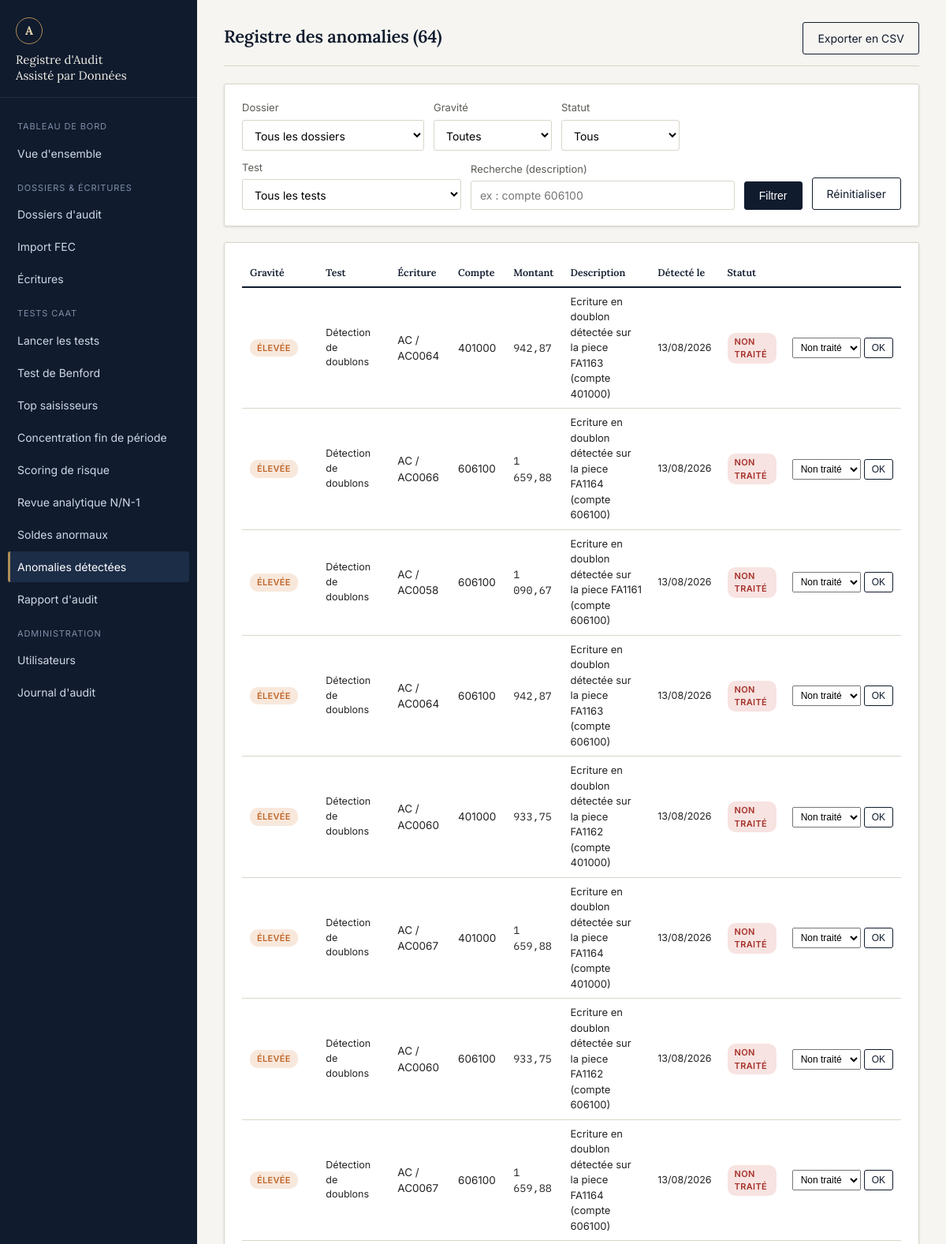
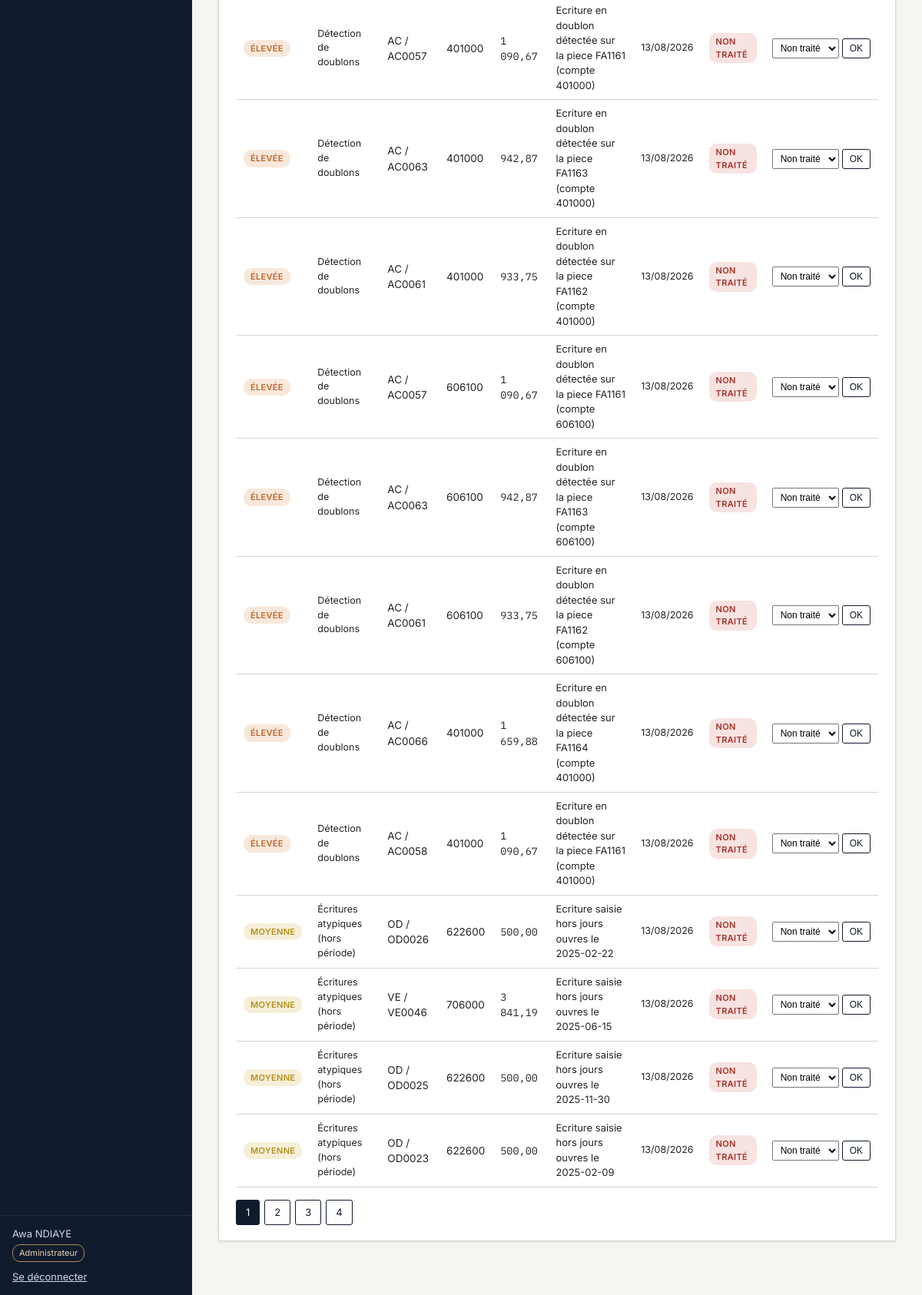
The app's page /modules/anomalies/liste.php (signed in) with its own data (2 pictures, top to bottom).
### tables this page shows
CREATE TABLE anomalies (
    id                INT AUTO_INCREMENT PRIMARY KEY,
    dossier_id        INT NOT NULL,
    ecriture_id       BIGINT,
    type_test_id      INT NOT NULL,
    gravite           ENUM('faible','moyenne','elevee','critique') NOT NULL DEFAULT 'moyenne',
    description       VARCHAR(500) NOT NULL,
    date_detection    DATETIME NOT NULL DEFAULT CURRENT_TIMESTAMP,
    statut_traitement ENUM('non_traite','en_cours','traite','ecarte') NOT NULL DEFAULT 'non_traite',
    traite_par        INT,
    date_traitement   DATETIME,
    commentaire       VARCHAR(500),
    CONSTRAINT fk_anomalies_dossier FOREIGN KEY (dossier_id) REFERENCES dossiers_audit(id)
        ON UPDATE CASCADE ON DELETE CASCADE,
    CONSTRAINT fk_anomalies_ecriture FOREIGN KEY (ecriture_id) REFERENCES ecritures(id)
        ON UPDATE CASCADE ON DELETE SET NULL,
    CONSTRAINT fk_anomalies_test FOREIGN KEY (type_test_id) REFERENCES types_tests(id)
        ON UPDATE CASCADE ON DELETE RESTRICT,
    CONSTRAINT fk_anomalies_traite_par FOREIGN KEY (traite_par) REFERENCES utilisateurs(id)
        ON UPDATE CASCADE ON DELETE SET NULL,
    INDEX idx_anomalies_gravite (gravite),
    INDEX idx_anomalies_statut (statut_traitement)
);

CREATE TABLE types_tests (
    id             INT AUTO_INCREMENT PRIMARY KEY,
    code           VARCHAR(40) NOT NULL UNIQUE,      
    libelle        VARCHAR(150) NOT NULL,
    description    VARCHAR(500),
    gravite_defaut ENUM('faible','moyenne','elevee','critique') NOT NULL DEFAULT 'moyenne',
    actif          TINYINT(1) NOT NULL DEFAULT 1
);

CREATE TABLE ecritures (
    id              BIGINT AUTO_INCREMENT PRIMARY KEY,
    fec_id          INT NOT NULL,
    journal_code    VARCHAR(10) NOT NULL,
    journal_lib     VARCHAR(100),
    ecriture_num    VARCHAR(30) NOT NULL,
    ecriture_date   DATE NOT NULL,
    compte_num      VARCHAR(20) NOT NULL,
    compte_lib      VARCHAR(150),
    comp_aux_num    VARCHAR(20),
    comp_aux_lib    VARCHAR(150),
    piece_ref       VARCHAR(50),
    piece_date      DATE,
    ecriture_lib    VARCHAR(255),
    debit           DECIMAL(15,2) NOT NULL DEFAULT 0,
    credit          DECIMAL(15,2) NOT NULL DEFAULT 0,
    lettrage        VARCHAR(20),
    date_lettrage   DATE,
    valid_date      DATE,
    montant_devise  DECIMAL(15,2),
    idevise         VARCHAR(10),
    saisi_par       VARCHAR(50),
    date_saisie     DATETIME,
    CONSTRAINT fk_ecritures_fec FOREIGN KEY (fec_id) REFERENCES fichiers_fec(id)
        ON UPDATE CASCADE ON DELETE CASCADE,
    INDEX idx_ecritures_compte (compte_num),
    INDEX idx_ecritures_date (ecriture_date),
    INDEX idx_ecritures_piece (piece_ref),
    INDEX idx_ecritures_journal_num (journal_code, ecriture_num),
    INDEX idx_ecritures_saisi_par (saisi_par)
);

### includes/auth.php (called while the page is built, shortened)
<?php
function utilisateurCourant(): ?array
{
    return $_SESSION['utilisateur'] ?? null;
}

### modules/anomalies/liste.php (the view, shortened to what this page needs)
<?php
require_once __DIR__ . '/../../includes/auth.php';
$pdo = Database::getConnexion();
$fRecherche = trim((string) ($_GET['q'] ?? ''));
$conditions = [];
$params = [];
$where = $conditions ? ('WHERE ' . implode(' AND ', $conditions)) : '';
$parPage = 20;
$page = max(1, filter_input(INPUT_GET, 'page', FILTER_VALIDATE_INT) ?: 1);
$offset = ($page - 1) * $parPage;
$stmtTotal = $pdo->prepare("SELECT COUNT(*) FROM anomalies a $where");
$stmtTotal->execute($params);
$total = (int) $stmtTotal->fetchColumn();
$totalPages = max(1, (int) ceil($total / $parPage));
$sql = "SELECT a.id, a.gravite, a.description, a.date_detection, a.statut_traitement,
               tt.libelle AS test_libelle, tt.code AS test_code,
               e.ecriture_num, e.journal_code, e.compte_num, e.ecriture_date, e.debit, e.credit,
               d.nom_client, d.exercice
        FROM anomalies a
        JOIN types_tests tt ON tt.id = a.type_test_id
        JOIN dossiers_audit d ON d.id = a.dossier_id
        LEFT JOIN ecritures e ON e.id = a.ecriture_id
        $where
        ORDER BY FIELD(a.gravite,'critique','elevee','moyenne','faible'), a.date_detection DESC
        LIMIT :limite OFFSET :offset";
$stmt = $pdo->prepare($sql);
$stmt->bindValue('limite', $parPage, PDO::PARAM_INT);
$stmt->bindValue('offset', $offset, PDO::PARAM_INT);
$stmt->execute();
$anomalies = $stmt->fetchAll();
function construireUrlPage(int $p): string
{
    $params = $_GET;
    $params['page'] = $p;
    return '?' . http_build_query($params);
}
$libellesGravite = ['critique' => 'Critique', 'elevee' => 'Élevée', 'moyenne' => 'Moyenne', 'faible' => 'Faible'];
$libellesStatut  = ['non_traite' => 'Non traité', 'en_cours' => 'En cours', 'traite' => 'Traité', 'ecarte' => 'Écarté'];
$pageActive = 'anomalies';
require __DIR__ . '/../../includes/header.php';
?>
<div class="app-shell">
  <?php require __DIR__ . '/../../includes/sidebar.php'; ?>
  <div class="contenu">
    <div class="topbar">
      <h1 style="margin:0;font-size:22px;">Registre des anomalies (<?= $total ?>)</h1>
      <a class="btn btn-secondaire" href="export_csv.php?<?= http_build_query($_GET) ?>">Exporter en CSV</a>
    </div>
    <div class="carte">
      <form method="get" action="" style="display:flex;flex-wrap:wrap;gap:12px;align-items:flex-end;">
        <div class="champ" style="min-width:200px;margin-bottom:0;">
          <label for="dossier_id">Dossier</label>
          <select name="dossier_id" id="dossier_id">
            <option value="">Tous les dossiers</option>
          </select>
        </div>
        <div class="champ" style="min-width:150px;margin-bottom:0;">
          <label for="gravite">Gravité</label>
          <select name="gravite" id="gravite">
            <option value="">Toutes</option>
          </select>
        </div>
        <div class="champ" style="min-width:150px;margin-bottom:0;">
          <label for="statut">Statut</label>
          <select name="statut" id="statut">
            <option value="">Tous</option>
          </select>
        </div>
        <div class="champ" style="min-width:200px;margin-bottom:0;">
          <label for="type_test_id">Test</label>
          <select name="type_test_id" id="type_test_id">
            <option value="">Tous les tests</option>
          </select>
        </div>
        <div class="champ" style="flex:1;min-width:200px;margin-bottom:0;">
          <label for="q">Recherche (description)</label>
          <input type="text" name="q" id="q" value="<?= htmlspecialchars($fRecherche, ENT_QUOTES, 'UTF-8') ?>" placeholder="ex : compte 606100">
        </div>
        <button type="submit" class="btn">Filtrer</button>
        <a href="?" class="btn btn-secondaire">Réinitialiser</a>
      </form>
    </div>
    <div class="carte">
      <table class="table-audit">
        <thead>
          <tr>
            <th>Gravité</th><th>Test</th><th>Écriture</th><th>Compte</th><th>Montant</th>
            <th>Description</th><th>Détecté le</th><th>Statut</th><th></th>
          </tr>
        </thead>
        <tbody>
          <?php foreach ($anomalies as $a): ?>
            <tr>
              <td><span class="badge badge-<?= $a['gravite'] ?>"><?= $libellesGravite[$a['gravite']] ?></span></td>
              <td style="font-size:12.5px;"><?= htmlspecialchars($a['test_libelle'], ENT_QUOTES, 'UTF-8') ?></td>
              <td><?= $a['ecriture_num'] ? htmlspecialchars($a['journal_code'] . ' / ' . $a['ecriture_num'], ENT_QUOTES, 'UTF-8') : '—' ?></td>
              <td><?= htmlspecialchars($a['compte_num'] ?? '—', ENT_QUOTES, 'UTF-8') ?></td>
              <td class="montant"><?= $a['debit'] !== null ? number_format((float) max($a['debit'], $a['credit']), 2, ',', ' ') : '—' ?></td>
              <td style="max-width:320px;font-size:13px;"><?= htmlspecialchars($a['description'], ENT_QUOTES, 'UTF-8') ?></td>
              <td style="font-size:12.5px;white-space:nowrap;"><?= date('d/m/Y', strtotime($a['date_detection'])) ?></td>
              <td>
                <?php
                  $classeStatut = ['non_traite' => 'badge-critique', 'en_cours' => 'badge-moyenne', 'traite' => 'badge-ok', 'ecarte' => 'badge-faible'][$a['statut_traitement']];
                ?>
                <span class="badge <?= $classeStatut ?>"><?= $libellesStatut[$a['statut_traitement']] ?></span>
              </td>
              <td>
                <?php if (in_array($role, ['ADMIN', 'AVANCE'], true)): ?>
                  <form method="post" action="maj_statut.php" style="display:flex;gap:4px;">
                    <select name="nouveau_statut" style="padding:4px 6px;font-size:12px;">
                      <?php foreach ($libellesStatut as $val => $lib): ?>
                        <option value="<?= $val ?>" <?= $a['statut_traitement'] === $val ? 'selected' : '' ?>><?= $lib ?></option>
                      <?php endforeach; ?>
                    </select>
                    <button type="submit" class="btn btn-secondaire" style="padding:4px 9px;font-size:12px;">OK</button>
                  </form>
                <?php endif; ?>
              </td>
            </tr>
          <?php endforeach; ?>
        </tbody>
      </table>
      <?php if ($totalPages > 1): ?>
        <div style="display:flex;gap:6px;margin-top:16px;flex-wrap:wrap;">
          <?php for ($p = 1; $p <= $totalPages; $p++): ?>
            <a href="<?= construireUrlPage($p) ?>" class="btn <?= $p === $page ? '' : 'btn-secondaire' ?>" style="padding:6px 12px;font-size:13px;"><?= $p ?></a>
          <?php endfor; ?>
        </div>
      <?php endif; ?>
    </div>
  </div>
</div>
<?php require __DIR__ . '/../../includes/footer.php'; ?>

### includes/header.php (shortened to what this page needs)
<!DOCTYPE html>
<html lang="fr">
<head>
<link rel="stylesheet" href="<?= BASE_URL ?>/assets/css/style.css">
</head>
<body>

### includes/sidebar.php (shortened to what this page needs)
<?php
$u = utilisateurCourant();
$role = $u['role_code'];
function lienNav(string $cle, string $href, string $texte, string $pageActive): void
{
    $classe = ($cle === $pageActive) ? 'lien actif' : 'lien';
    echo '<a class="' . $classe . '" href="' . htmlspecialchars($href, ENT_QUOTES, 'UTF-8') . '">'
        . htmlspecialchars($texte, ENT_QUOTES, 'UTF-8') . '</a>';
}
?>
<div class="sidebar">
  <div class="brand">
    <div class="brand-mark">A</div>
    <div class="brand-titre">Registre d'Audit<br>Assisté par Données</div>
  </div>
  <nav>
    <div class="groupe-titre">Tableau de bord</div>
    <?php lienNav('dashboard', BASE_URL . '/dashboard.php', 'Vue d\'ensemble', $pageActive); ?>
    <div class="groupe-titre">Dossiers &amp; écritures</div>
    <?php if (in_array($role, ['ADMIN', 'AVANCE'], true)): ?>
      <?php lienNav('import', BASE_URL . '/modules/import/import_fec.php', 'Import FEC', $pageActive); ?>
    <?php endif; ?>
    <div class="groupe-titre">Tests CAAT</div>
    <?php if (in_array($role, ['ADMIN', 'AVANCE'], true)): ?>
      <?php lienNav('tests', BASE_URL . '/modules/tests/lancer.php', 'Lancer les tests', $pageActive); ?>
    <?php endif; ?>
    <?php if ($role === 'ADMIN'): ?>
      <div class="groupe-titre">Administration</div>
    <?php endif; ?>
  </nav>
  <div class="pied-utilisateur">
    <div><?= htmlspecialchars($u['prenom'] . ' ' . $u['nom'], ENT_QUOTES, 'UTF-8') ?></div>
    <span class="role-badge"><?= htmlspecialchars($u['role_libelle'], ENT_QUOTES, 'UTF-8') ?></span>
    <div style="margin-top:10px;">
      <a href="<?= BASE_URL ?>/logout.php" style="color:#cfd8e6;font-size:13px;">Se déconnecter</a>
    </div>
  </div>
</div>

### includes/footer.php
</body>
</html>

### assets/css/style.css (style rules this page uses)
:root { --encre-900: #101b2d; --encre-700: #1c2d47; --encre-500: #35507a; --papier: #f6f5f1; --papier-2: #ecebe4; --ligne: #d8d5c9; --texte: #232323; --texte-att: #5c5c56; --or: #b08d57; --or-clair: #e4d3ae; --risque-critique: #a5312a; --risque-elevee: #c0662a; --risque-moyenne: #b3901c; --risque-faible: #5f7a5f; --ok: #3d6b4f; --rayon: 3px; --ombre: 0 1px 3px rgba(16, 27, 45, 0.12); }
* { box-sizing: border-box; }
body { margin: 0; background: var(--papier); color: var(--texte); font-family: 'Inter', system-ui, -apple-system, sans-serif; font-size: 15px; line-height: 1.5; }
h1, h2, h3, .titre-serif { font-family: 'Lora', Georgia, serif; color: var(--encre-900); font-weight: 600; letter-spacing: -0.01em; }
.chiffre, table td.montant, .stat-valeur { font-family: 'IBM Plex Mono', 'Courier New', monospace; font-variant-numeric: tabular-nums; }
a { color: var(--encre-500); }
.app-shell { display: flex; min-height: 100vh; }
.sidebar { width: 250px; background: var(--encre-900); color: #cfd8e6; flex-shrink: 0; padding: 0; display: flex; flex-direction: column; }
.sidebar .brand { padding: 22px 20px 18px; border-bottom: 1px solid rgba(255,255,255,0.08); }
.sidebar .brand-mark { display: inline-flex; align-items: center; justify-content: center; width: 34px; height: 34px; border: 1.5px solid var(--or); border-radius: 50%; color: var(--or-clair); font-family: 'Lora', serif; font-weight: 700; font-size: 15px; margin-bottom: 10px; }
.sidebar .brand-titre { font-family: 'Lora', serif; font-size: 15px; line-height: 1.3; color: #f1efe8; }
.sidebar nav { padding: 14px 10px; flex: 1; overflow-y: auto; }
.sidebar .groupe-titre { font-size: 11px; text-transform: uppercase; letter-spacing: 0.08em; color: #7f8ea8; padding: 14px 12px 6px; }
.sidebar a.lien { display: block; padding: 9px 12px; border-radius: var(--rayon); color: #cfd8e6; text-decoration: none; font-size: 14px; margin-bottom: 2px; }
.sidebar a.lien.actif { background: var(--encre-700); color: #fff; border-left: 3px solid var(--or); padding-left: 9px; }
.sidebar .pied-utilisateur { border-top: 1px solid rgba(255,255,255,0.08); padding: 14px 16px; font-size: 13px; }
.sidebar .pied-utilisateur .role-badge { display: inline-block; margin-top: 4px; font-size: 11px; padding: 2px 8px; border: 1px solid var(--or); color: var(--or-clair); border-radius: 10px; }
.contenu { flex: 1; min-width: 0; padding: 28px 34px 50px; }
.topbar { display: flex; justify-content: space-between; align-items: baseline; margin-bottom: 22px; border-bottom: 1px solid var(--ligne); padding-bottom: 14px; }
.carte { background: #fff; border: 1px solid var(--ligne); border-radius: var(--rayon); box-shadow: var(--ombre); padding: 20px 22px; margin-bottom: 20px; }
.badge { display: inline-block; font-size: 11px; font-weight: 600; padding: 3px 9px; border-radius: 10px; text-transform: uppercase; letter-spacing: 0.03em; }
.badge-critique { background: #f7e3e1; color: var(--risque-critique); }
.badge-elevee { background: #f8e8dc; color: var(--risque-elevee); }
.badge-moyenne { background: #f6efd8; color: var(--risque-moyenne); }
table.table-audit { width: 100%; border-collapse: collapse; font-size: 13.5px; }
table.table-audit th { text-align: left; font-family: 'Lora', serif; font-weight: 600; font-size: 12.5px; color: var(--encre-900); border-bottom: 2px solid var(--encre-900); padding: 8px 10px; }
table.table-audit td { padding: 8px 10px; border-bottom: 1px solid var(--ligne); }
.btn { display: inline-block; padding: 9px 18px; border-radius: var(--rayon); border: 1px solid var(--encre-900); background: var(--encre-900); color: #fff; font-size: 14px; cursor: pointer; text-decoration: none; }
.btn-secondaire { background: transparent; color: var(--encre-900); }
.champ { margin-bottom: 16px; }
.champ label { display: block; font-size: 13px; color: var(--texte-att); margin-bottom: 5px; }
.champ input, .champ select { width: 100%; padding: 9px 11px; border: 1px solid var(--ligne); border-radius: var(--rayon); font-size: 14px; font-family: inherit; background: #fff; }

### records on screen
anomalies: gravite "ÉLEVÉE", type_test.libelle "Détection de doublons", ecriture.ecriture_num "AC / AC0064", ecriture.compte_num "401000", ecriture.credit "942,87", description "Ecriture en doublon détectée sur la piece FA1163 (compte 401000)", date_detection "13/08/2026", statut_traitement "NON TRAITÉ", nouveau_statut "Non traité"
anomalies: gravite "ÉLEVÉE", type_test.libelle "Détection de doublons", ecriture.ecriture_num "AC / AC0066", ecriture.compte_num "606100", ecriture.credit "1 659,88", description "Ecriture en doublon détectée sur la piece FA1164 (compte 606100)", date_detection "13/08/2026", statut_traitement "NON TRAITÉ", nouveau_statut "Non traité"
anomalies: gravite "ÉLEVÉE", type_test.libelle "Détection de doublons", ecriture.ecriture_num "AC / AC0058", ecriture.compte_num "606100", ecriture.credit "1 090,67", description "Ecriture en doublon détectée sur la piece FA1161 (compte 606100)", date_detection "13/08/2026", statut_traitement "NON TRAITÉ", nouveau_statut "Non traité"
anomalies: gravite "ÉLEVÉE", type_test.libelle "Détection de doublons", ecriture.ecriture_num "AC / AC0064", ecriture.compte_num "606100", ecriture.credit "942,87", description "Ecriture en doublon détectée sur la piece FA1163 (compte 606100)", date_detection "13/08/2026", statut_traitement "NON TRAITÉ", nouveau_statut "Non traité"
anomalies: gravite "ÉLEVÉE", type_test.libelle "Détection de doublons", ecriture.ecriture_num "AC / AC0060", ecriture.compte_num "401000", ecriture.credit "933,75", description "Ecriture en doublon détectée sur la piece FA1162 (compte 401000)", date_detection "13/08/2026", statut_traitement "NON TRAITÉ", nouveau_statut "Non traité"
anomalies: gravite "ÉLEVÉE", type_test.libelle "Détection de doublons", ecriture.ecriture_num "AC / AC0067", ecriture.compte_num "401000", ecriture.credit "1 659,88", description "Ecriture en doublon détectée sur la piece FA1164 (compte 401000)", date_detection "13/08/2026", statut_traitement "NON TRAITÉ", nouveau_statut "Non traité"
anomalies: gravite "ÉLEVÉE", type_test.libelle "Détection de doublons", ecriture.ecriture_num "AC / AC0060", ecriture.compte_num "606100", ecriture.credit "933,75", description "Ecriture en doublon détectée sur la piece FA1162 (compte 606100)", date_detection "13/08/2026", statut_traitement "NON TRAITÉ", nouveau_statut "Non traité"
anomalies: gravite "ÉLEVÉE", type_test.libelle "Détection de doublons", ecriture.ecriture_num "AC / AC0067", ecriture.compte_num "606100", ecriture.credit "1 659,88", description "Ecriture en doublon détectée sur la piece FA1164 (compte 606100)", date_detection "13/08/2026", statut_traitement "NON TRAITÉ", nouveau_statut "Non traité"
anomalies: gravite "ÉLEVÉE", type_test.libelle "Détection de doublons", ecriture.ecriture_num "AC / AC0057", ecriture.compte_num "401000", ecriture.credit "1 090,67", description "Ecriture en doublon détectée sur la piece FA1161 (compte 401000)", date_detection "13/08/2026", statut_traitement "NON TRAITÉ", nouveau_statut "Non traité"
anomalies: gravite "ÉLEVÉE", type_test.libelle "Détection de doublons", ecriture.ecriture_num "AC / AC0063", ecriture.compte_num "401000", ecriture.credit "942,87", description "Ecriture en doublon détectée sur la piece FA1163 (compte 401000)", date_detection "13/08/2026", statut_traitement "NON TRAITÉ", nouveau_statut "Non traité"
anomalies: gravite "ÉLEVÉE", type_test.libelle "Détection de doublons", ecriture.ecriture_num "AC / AC0061", ecriture.compte_num "401000", ecriture.credit "933,75", description "Ecriture en doublon détectée sur la piece FA1162 (compte 401000)", date_detection "13/08/2026", statut_traitement "NON TRAITÉ", nouveau_statut "Non traité"
anomalies: gravite "ÉLEVÉE", type_test.libelle "Détection de doublons", ecriture.ecriture_num "AC / AC0057", ecriture.compte_num "606100", ecriture.credit "1 090,67", description "Ecriture en doublon détectée sur la piece FA1161 (compte 606100)", date_detection "13/08/2026", statut_traitement "NON TRAITÉ", nouveau_statut "Non traité"
anomalies: gravite "ÉLEVÉE", type_test.libelle "Détection de doublons", ecriture.ecriture_num "AC / AC0063", ecriture.compte_num "606100", ecriture.credit "942,87", description "Ecriture en doublon détectée sur la piece FA1163 (compte 606100)", date_detection "13/08/2026", statut_traitement "NON TRAITÉ", nouveau_statut "Non traité"
anomalies: gravite "ÉLEVÉE", type_test.libelle "Détection de doublons", ecriture.ecriture_num "AC / AC0061", ecriture.compte_num "606100", ecriture.credit "933,75", description "Ecriture en doublon détectée sur la piece FA1162 (compte 606100)", date_detection "13/08/2026", statut_traitement "NON TRAITÉ", nouveau_statut "Non traité"
anomalies: gravite "ÉLEVÉE", type_test.libelle "Détection de doublons", ecriture.ecriture_num "AC / AC0066", ecriture.compte_num "401000", ecriture.credit "1 659,88", description "Ecriture en doublon détectée sur la piece FA1164 (compte 401000)", date_detection "13/08/2026", statut_traitement "NON TRAITÉ", nouveau_statut "Non traité"
anomalies: gravite "ÉLEVÉE", type_test.libelle "Détection de doublons", ecriture.ecriture_num "AC / AC0058", ecriture.compte_num "401000", ecriture.credit "1 090,67", description "Ecriture en doublon détectée sur la piece FA1161 (compte 401000)", date_detection "13/08/2026", statut_traitement "NON TRAITÉ", nouveau_statut "Non traité"
anomalies: gravite "MOYENNE", type_test.libelle "Écritures atypiques (hors période)", ecriture.ecriture_num "OD / OD0026", ecriture.compte_num "622600", ecriture.credit "500,00", description "Ecriture saisie hors jours ouvres le 2025-02-22", date_detection "13/08/2026", statut_traitement "NON TRAITÉ", nouveau_statut "Non traité"
anomalies: gravite "MOYENNE", type_test.libelle "Écritures atypiques (hors période)", ecriture.ecriture_num "VE / VE0046", ecriture.compte_num "706000", ecriture.credit "3 841,19", description "Ecriture saisie hors jours ouvres le 2025-06-15", date_detection "13/08/2026", statut_traitement "NON TRAITÉ", nouveau_statut "Non traité"
anomalies: gravite "MOYENNE", type_test.libelle "Écritures atypiques (hors période)", ecriture.ecriture_num "OD / OD0025", ecriture.compte_num "622600", ecriture.credit "500,00", description "Ecriture saisie hors jours ouvres le 2025-11-30", date_detection "13/08/2026", statut_traitement "NON TRAITÉ", nouveau_statut "Non traité"
anomalies: gravite "MOYENNE", type_test.libelle "Écritures atypiques (hors période)", ecriture.ecriture_num "OD / OD0023", ecriture.compte_num "622600", ecriture.credit "500,00", description "Ecriture saisie hors jours ouvres le 2025-02-09", date_detection "13/08/2026", statut_traitement "NON TRAITÉ", nouveau_statut "Non traité"

### other values on screen
$u['prenom'] . ' ' . $u['nom'] "Awa NDIAYE"
$u['role_libelle'] "Administrateur"
$total "64"
